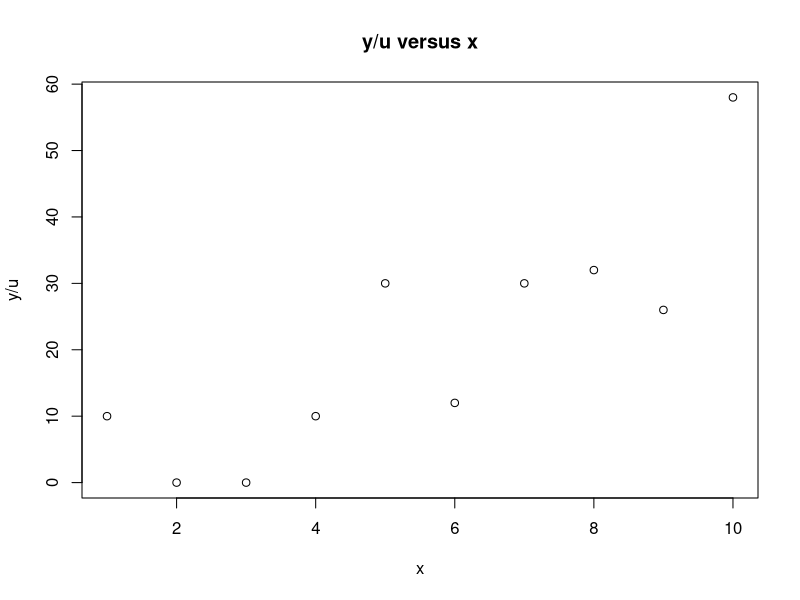
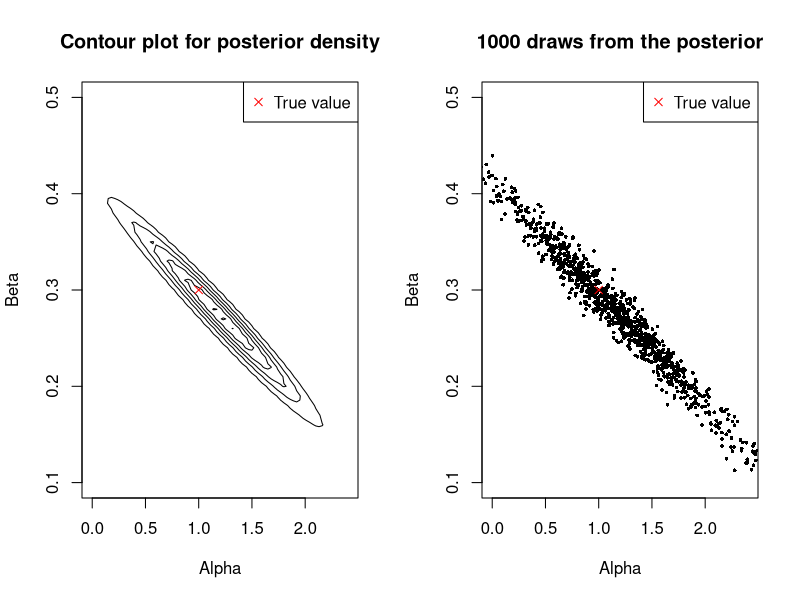
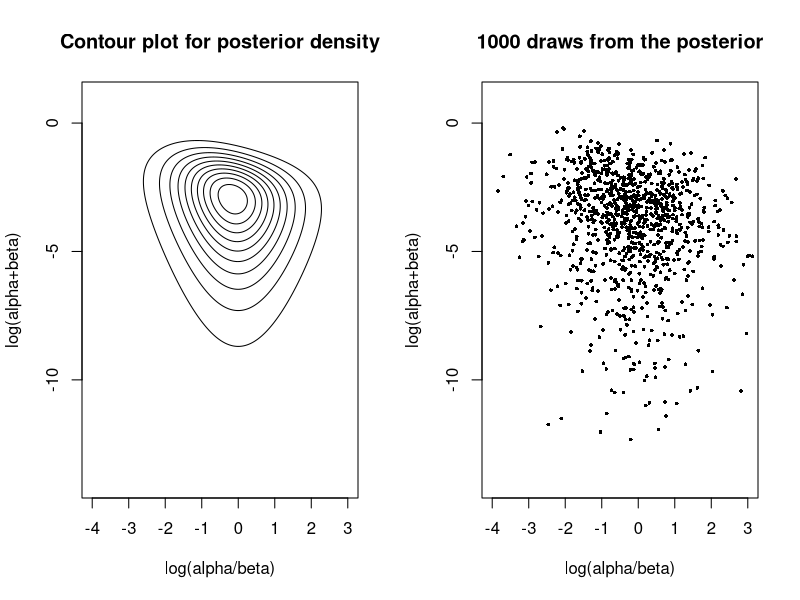
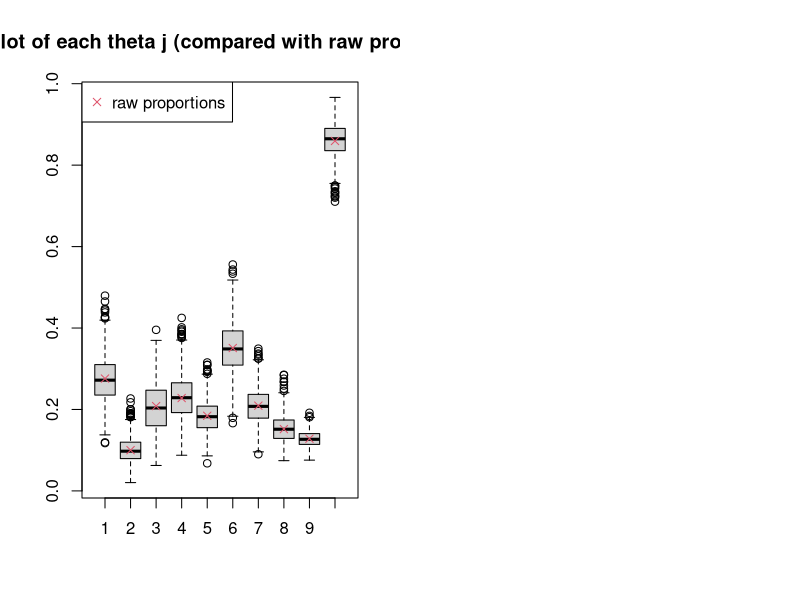

Here is the R script that generated these plots, in order:
## ---- chunk 1
set.seed(0)

n <- 10
x <- seq(1, 10, 1)
u <- rep(c(.1, .5), c(5, 5))
a <- 1.
b <- .3

y <- c()
for (i in 1:n) {
  y <- c(y, rpois(1, lambda=u[i]*exp(a+b*x[i])))
}
y
## ---- chunk 2
plot(x, y/u, main="y/u versus x")
## ---- chunk 3
log_posterior <- function(a, b) {
  # x,u,y are given and fixed
  lambda <- u*exp(a+b*x)
  sum(log(lambda^y * exp(-lambda) / factorial(y)))
}

iter <- 1e5
res <- matrix(nrow=iter+1, ncol=2)
res[1, ] <- c(1., .3) # initial value
for (i in 1:iter) {
  temp_alpha <- runif(1, res[i, 1]-.3, res[i, 1]+.3) # proposal 
  log_ratio <- log_posterior(temp_alpha, res[i, 2]) -
    log_posterior(res[i, 1], res[i, 2]) 
  temp_log_U <- log(runif(1))
  if (temp_log_U <= log_ratio) {
    res[i+1, 1] <- temp_alpha
  } else {
    res[i+1, 1] <- res[i, 1]
  }
  
  temp_beta <- runif(1, res[i, 2]-.05, res[i, 2]+.05) # proposal
  log_ratio <- log_posterior(res[i+1, 1], temp_beta) -
    log_posterior(res[i+1, 1], res[i, 2]) 
  temp_log_U <- log(runif(1))
  if (temp_log_U <= log_ratio) {
    res[i+1, 2] <- temp_beta
  } else {
    res[i+1, 2] <- res[i, 2]
  }
}
res <- tail(res, -20000)
## ---- chunk 4
library(ggplot2)
xgrid <- seq(0, 2.4, .03)
ygrid <- seq(0.1, .5, .01)
z <- matrix(nrow=length(xgrid), ncol=length(ygrid))
for (i in 1:length(xgrid)) {
  for (j in 1:length(ygrid)) {
    z[i, j] <- exp(log_posterior(xgrid[i], ygrid[j]))
  }
}
par(mfrow=c(1,2))
contour(x=xgrid, y=ygrid, z=z, drawlabels=F, 
        main='Contour plot for posterior density',
         xlab='Alpha', ylab='Beta')
points(1, .3, col='red', pch=4)
legend("topright", legend='True value', pch=4, col='red')
plt_df <- res[sample(nrow(res), 1e3), ]
plot(plt_df[, 1], plt_df[, 2], 
     xlim=c(0, 2.4), ylim=c(0.1, .5), pch=16, cex=.5,
     main='1000 draws from the posterior',
     xlab='Alpha', ylab='Beta')
points(1, .3, col='red', pch=4)
legend("topright", legend='True value', pch=4, col='red')
## ---- chunk 5
y <- c(16,  9, 10, 13, 19, 20, 18, 17, 35, 55)
n <- c(58, 90, 48, 57, 103, 57, 86, 112, 273, 64)


log_posterior <- function(eta, phi) {
  b <- exp(phi) / (exp(eta)+1)
  a <- exp(phi) - b
  log(a) + log(b) - 5/2*log(a+b) + sum(lgamma(a+b)) + sum(lgamma(a+y)) + sum(lgamma(b+n-y)) -
    sum(lgamma(a)) - sum(lgamma(b)) - sum(lgamma(a+b+n))
}

iter <- 1e5
res <- matrix(nrow=iter+1, ncol=2)
res[1, ] <- c(0, 0) # initial value
for (i in 1:iter) {
  temp_alpha <- runif(1, res[i, 1]-1, res[i, 1]+1) # proposal 
  log_ratio <- log_posterior(temp_alpha, res[i, 2]) -
    log_posterior(res[i, 1], res[i, 2]) 
  temp_log_U <- log(runif(1))
  if (temp_log_U <= log_ratio) {
    res[i+1, 1] <- temp_alpha
  } else {
    res[i+1, 1] <- res[i, 1]
  }
  
  temp_beta <- runif(1, res[i, 2]-1, res[i, 2]+1) # proposal
  log_ratio <- log_posterior(res[i+1, 1], temp_beta) -
    log_posterior(res[i+1, 1], res[i, 2]) 
  temp_log_U <- log(runif(1))
  if (temp_log_U <= log_ratio) {
    res[i+1, 2] <- temp_beta
  } else {
    res[i+1, 2] <- res[i, 2]
  }
}
res <- tail(res, -20000)
## ---- chunk 6

xgrid <- seq(-4, 3, .01)
ygrid <- seq(-14, 1, .05)
z <- matrix(nrow=length(xgrid), ncol=length(ygrid))
for (i in 1:length(xgrid)) {
  for (j in 1:length(ygrid)) {
    z[i, j] <- exp(log_posterior(xgrid[i], ygrid[j]))
  }
}
par(mfrow=c(1,2))
contour(x=xgrid, y=ygrid, z=z, drawlabels=F, 
        main='Contour plot for posterior density',
         xlab='log(alpha/beta)', ylab='log(alpha+beta)')
plt_df <- res[sample(nrow(res), 1e3), ]
plot(plt_df[, 1], plt_df[, 2], 
     xlim=c(-4, 3), ylim=c(-14, 1), pch=16, cex=.5,
     main='1000 draws from the posterior',
     xlab='log(alpha/beta)', ylab='log(alpha+beta)')
## ---- chunk 7
b <- exp(plt_df[, 2]) / (exp(plt_df[, 1])+1)
a <- exp(plt_df[, 2]) - b

res <- matrix(0, length(a), length(n))
for (l in 1:length(a)) {
  for (j in 1:length(n)) {
    res[l, j] <- rbeta(1, a[l]+y[j], b[l]+n[j]-y[j])
  }
}

boxplot.matrix(res, main="Boxplot of each theta j (compared with raw proportions)")
points(factor(1:10), y/n, col=2, pch=4)
legend("topleft", col=2, pch=4, legend="raw proportions")
## ---- chunk 8
quantile(rowMeans(res), c(.05, .95))
## ---- chunk 9
floor(100*quantile(rowMeans(res), c(.05, .95)))
